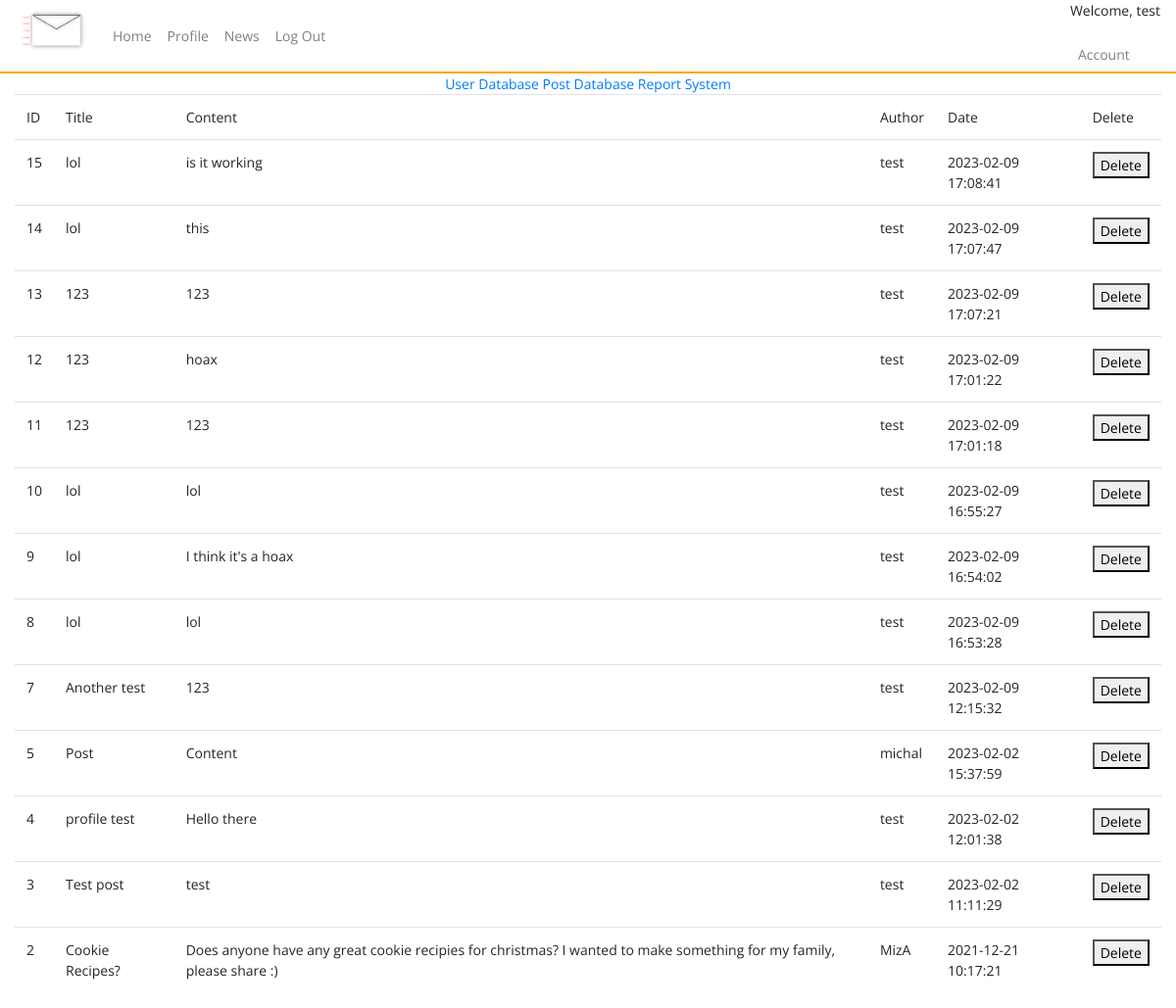
The page /admin/posts (signed in) on the database as committed earlier.
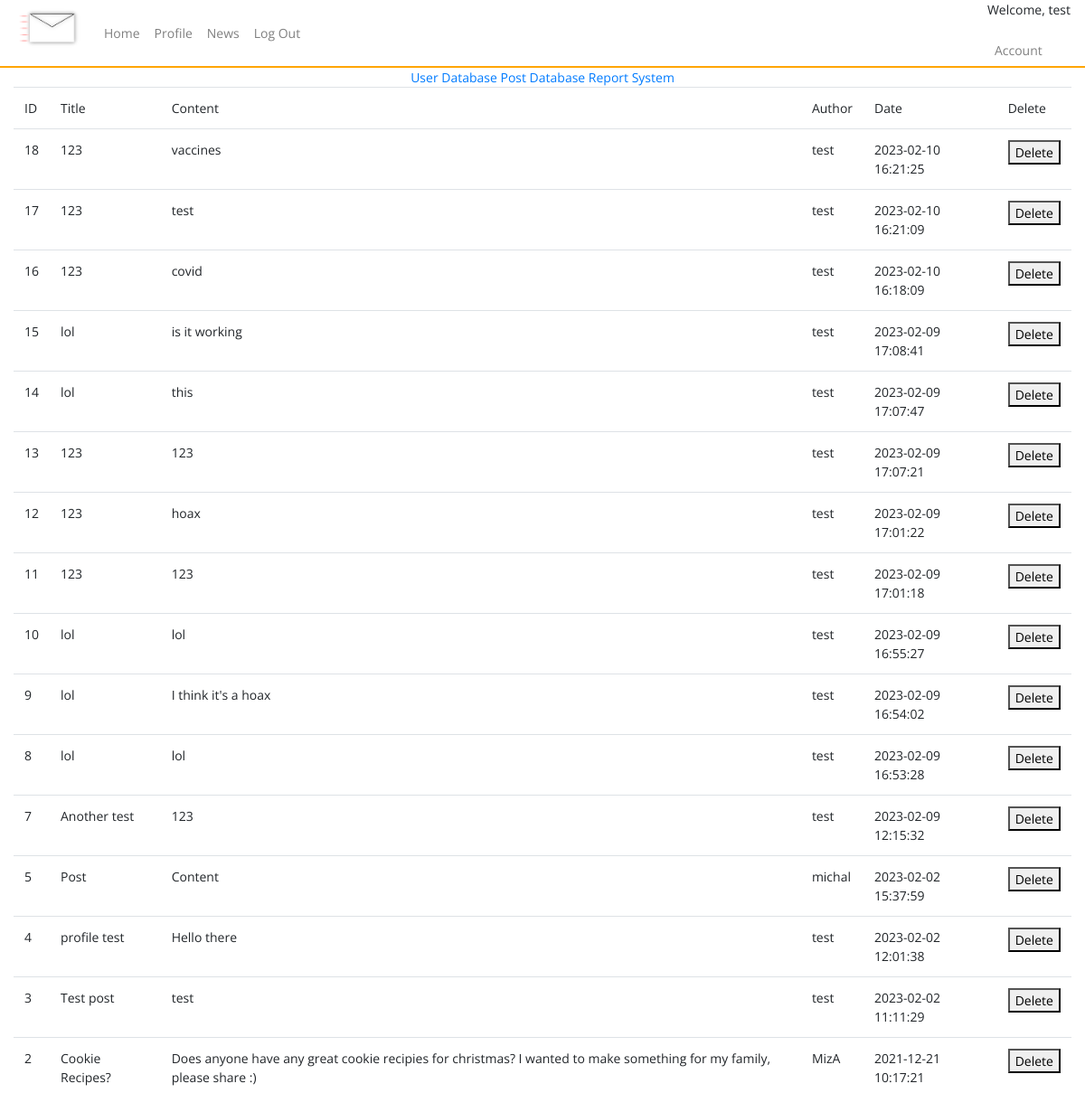
The same page on the database as committed later.
### tables this page shows
CREATE TABLE posts (
    ID INTEGER PRIMARY KEY AUTOINCREMENT,
    title TEXT NOT NULL,
    content TEXT NOT NULL,
    by_user TEXT NOT NULL,
    created_at timestamp default current_timestamp
, userID integer, flagged text);

### app.py (the view)
@app.route("/admin/posts")
def admin_posts():
    if not session.get('username'):
        return redirect(url_for('home'))
    post_table=query_db('SELECT * FROM posts ORDER BY created_at DESC')
    return render_template("post_database.html", post_table = post_table)

### app.py (called while the page is built)
def query_db(query, args=(), one=False):
    con = g._database = sqlite3.connect(DATABASE)
    con.row_factory = sqlite3.Row
    cur = con.execute(query, args)
    rv = cur.fetchall()
    cur.close()
    return (rv[0] if rv else None) if one else rv

### templates/post_database.html (shortened to what this page needs)
{% include "admin.html" %}
<div class="container-fluid col">
    <table class="table">
        <tr>
            <td>ID</td>
            <td>Title</td>
            <td>Content</td>
            <td>Author</td>
            <td>Date</td>
            <td>Delete</td>
        </tr>
        <tr>
            {% for post in post_table %}
            <td>{{post.ID}}</td>
            <td>{{post.title}}</td>
            <td>{{post.content}}</td>
            <td>{{post.by_user}}</td>
            <td>{{post.created_at}}</td>
            <td><button type="button" onClick="{{url_for}}">Delete</td></tr>
            {% endfor %}
        </table>
    </div>

### templates/admin.html (shortened to what this page needs)
{% include "layout.html" %}
{% include "nav.html" %}
<body>
    <div class="container-fluid">
        <div class="row">
            <div class="col text-center">
                <a class="admin_link" href="{{ url_for('admin_user') }}">User Database</a>
                <a class="admin_link" href="{{ url_for('admin_posts') }}">Post Database</a>
                <a class="admin_link" href="{{ url_for('news') }}">Report System</a>
            </div>
        </div>
    </div>
</body>

### templates/layout.html (shortened to what this page needs)
<!doctype html>
<head>
  <link href="{{ url_for('static', filename='css/bootstrap.min.css') }}" rel="stylesheet">
  <link href="{{ url_for('static', filename='css/style.css') }}" rel="stylesheet">
  <link href="https://cdnjs.cloudflare.com/ajax/libs/toastr.js/latest/toastr.min.css" rel="stylesheet">
</head>

### templates/nav.html (shortened to what this page needs)
<nav class="navbar nav-main navbar-expand-lg navbar-light">
    <a class="navbar-brand">
      <img src="{{url_for('static', filename='assets/logo.png')}}" alt="logo" style="height: 75px;">
    </a>
    <div class="collapse navbar-collapse" id="navbarNav">
      <ul class="navbar-nav">
        <li class="nav-item">
          <a class="nav-link" href="{{ url_for('posts') }}">Home</a>
        </li>
        <li class="nav-item">
          <a class="nav-link" href="{{ url_for('profile') }}">Profile</a>
        </li>
        <li class="nav-item">
          <a class="nav-link" href="{{ url_for('news') }}">News</a>
        </li>
        <li class="nav-item">
          <a class="nav-link" href="{{ url_for('logout') }}">Log Out</a>
        </li>
      </ul>
    </div>
    <div class="welcome-session">
      <p>Welcome, {{session.username}}</p>
      <ul class="navbar-nav">
        <li class="nav-item">
          <a class="nav-link" href="{{ url_for('account_settings') }}">Account</a>
        </li>
      </ul>
    </div>
  </nav>

### static/css/style.css (style rules this page uses)
body { font-family: 'Open Sans', sans-serif; font-weight: 400px; font-size: 14px; }
.nav-main { background-color: rgb(255, 255, 255); border-bottom: 2px solid orange; height: 75px; }
.welcome-session { text-align: right; }
.table { margin-left: auto; margin-right: auto; }

Rows that differ between the two databases and show on the page:
added posts: ID "18", title "123", content "vaccines", by_user "test", created_at "2023-02-10 16:21:25"
added posts: ID "17", title "123", content "test", by_user "test", created_at "2023-02-10 16:21:09"
added posts: ID "16", title "123", content "covid", by_user "test", created_at "2023-02-10 16:18:09"
